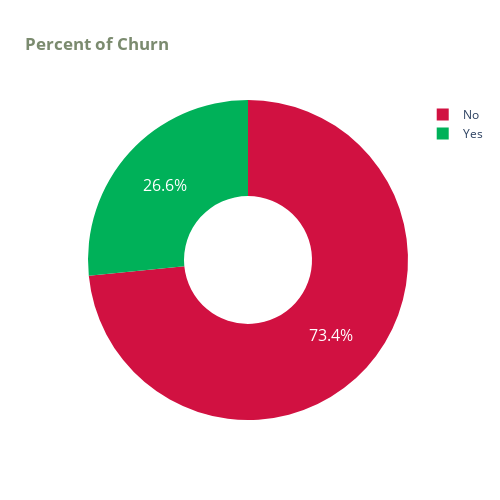

Here is the notebook cell this chart was saved with:
### Markdown cell above
Below is the plotting of the Churn vs Not Churn Percentage of this data. As we could see and true to our previous suspicion in the Preliminary Data Analysis, this dataset does have an imbalance count for the Churn and not Churn.

### Code cell
fig = go.Figure(go.Pie(labels=['No','Yes'],values=eda.Churn.value_counts(),name='Churn'))
fig.update_traces(hole=.4, hoverinfo="label+percent", textfont_size=16,marker={'colors':color_discrete_sequence})
fig.update_layout(height=500, width=500, title_text='<b style="color:#7b8b6f;">Percent of Churn</b>')
fig.show()

### Figure 1 — Plotly figure (JSON) as saved in the notebook; plotly's stock layout.template omitted (floating-point values rounded to 4 significant figures)
{"data": [{"hole": 0.4, "hoverinfo": "label+percent", "labels": ["No", "Yes"], "marker": {"colors": ["#d11141", "#00b159", "#00aedb", "#f37735", "#ffc425"]}, "name": "Churn", "textfont": {"size": 16}, "type": "pie", "values": [5163, 1869]}], "layout": {"height": 500, "title": {"text": "<b style=\"color:#7b8b6f;\">Percent of Churn</b>"}, "width": 500}}
